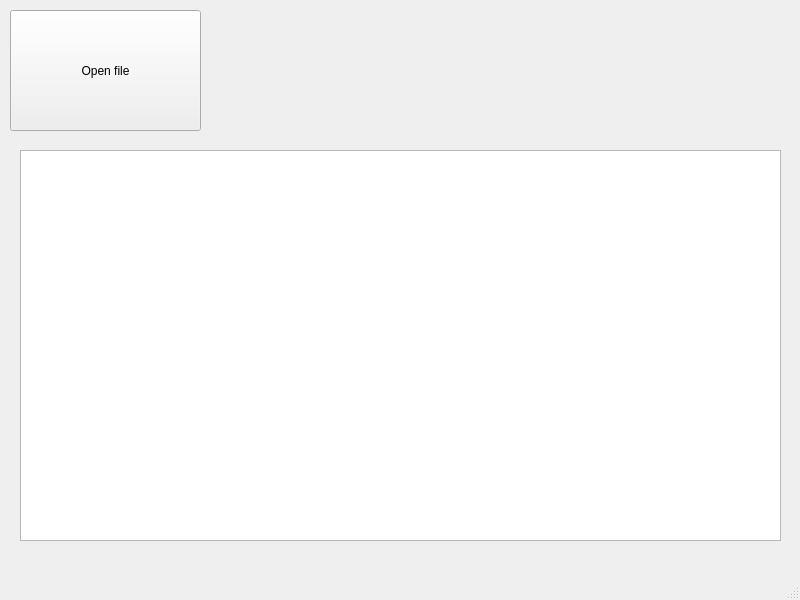
<?xml version="1.0" encoding="UTF-8"?>
<ui version="4.0">
 <class>MainWindow</class>
 <widget class="QMainWindow" name="MainWindow">
  <property name="geometry">
   <rect>
    <x>0</x>
    <y>0</y>
    <width>800</width>
    <height>600</height>
   </rect>
  </property>
  <property name="windowTitle">
   <string>MainWindow</string>
  </property>
  <widget class="QWidget" name="centralwidget">
   <widget class="QPushButton" name="pushButton">
    <property name="geometry">
     <rect>
      <x>10</x>
      <y>10</y>
      <width>191</width>
      <height>121</height>
     </rect>
    </property>
    <property name="text">
     <string>Open file</string>
    </property>
   </widget>
   <widget class="QGraphicsView" name="graphicsView">
    <property name="geometry">
     <rect>
      <x>20</x>
      <y>150</y>
      <width>761</width>
      <height>391</height>
     </rect>
    </property>
   </widget>
  </widget>
  <widget class="QMenuBar" name="menubar">
   <property name="geometry">
    <rect>
     <x>0</x>
     <y>0</y>
     <width>800</width>
     <height>21</height>
    </rect>
   </property>
  </widget>
  <widget class="QStatusBar" name="statusbar"/>
 </widget>
 <resources/>
 <connections/>
</ui>
